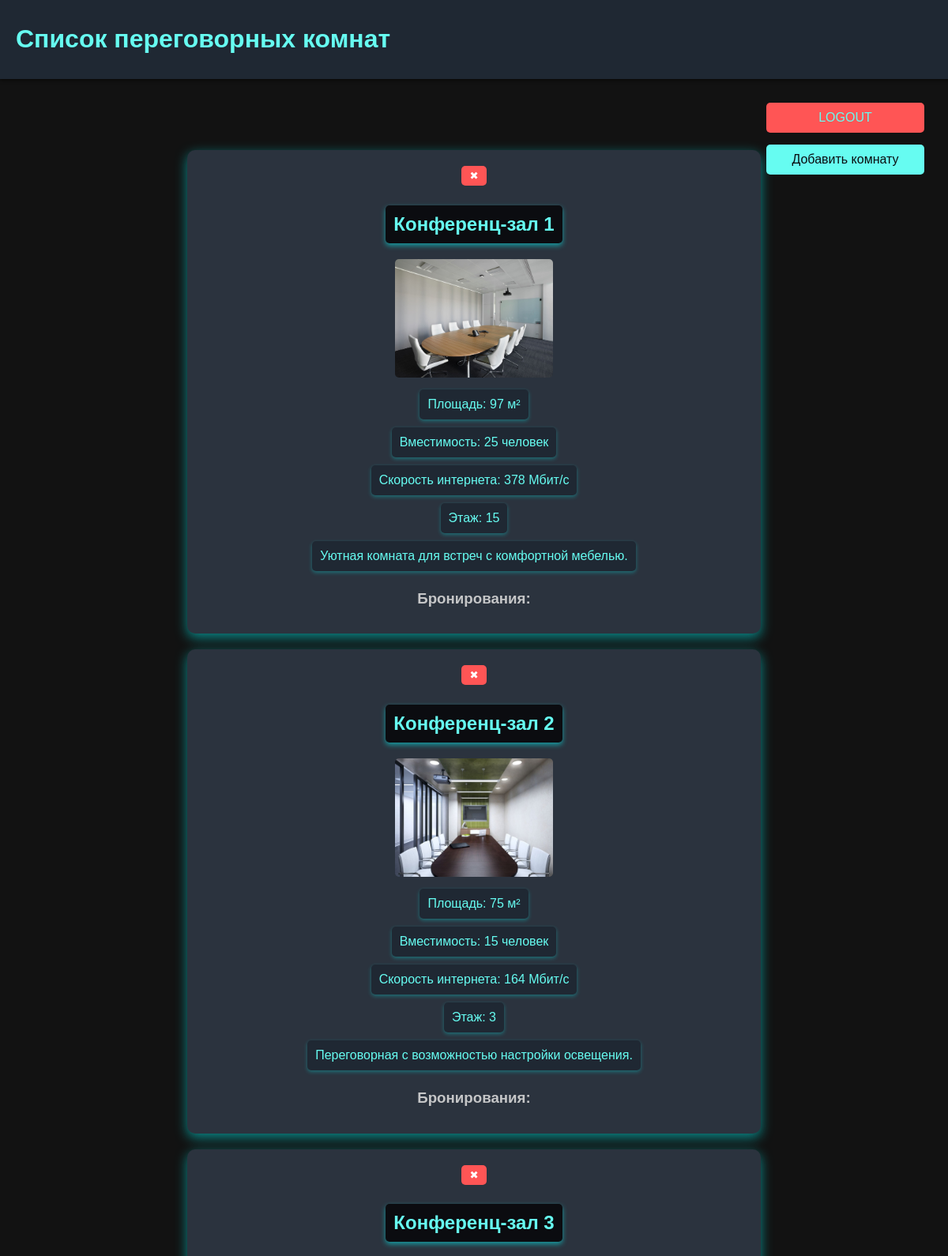
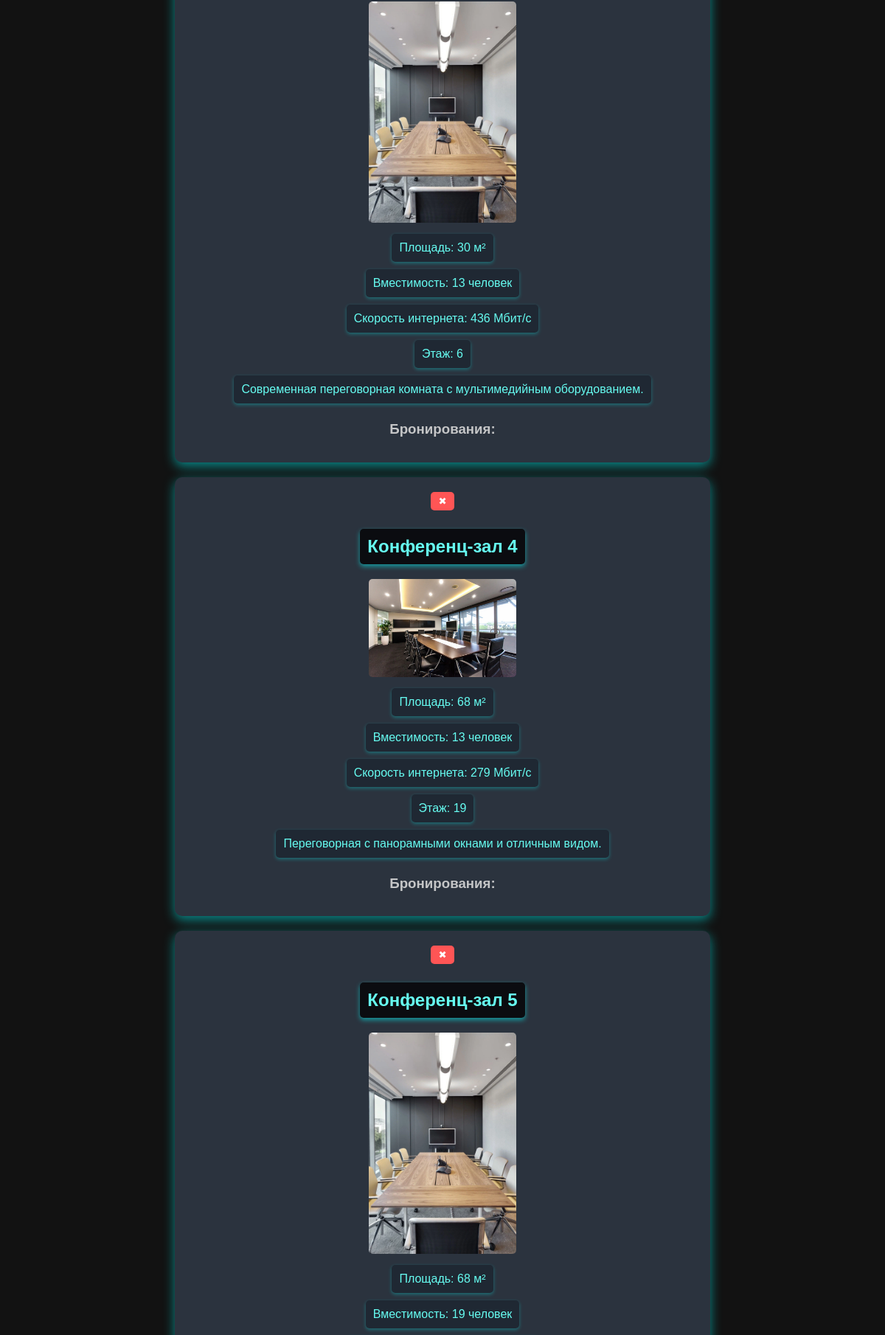
The page /admin (signed in, upper part) on the database its author committed (2 pictures, top to bottom).
### app/models.py (models this page shows, shortened)
class MeetingRoom(db.Model):
    __tablename__ = 'meeting_rooms'
    id = db.Column(db.Integer, primary_key=True)
    name = db.Column(db.String(512), nullable=False)
    area = db.Column(db.Integer, nullable=False)  # Площадь
    internet_speed = db.Column(db.Integer, nullable=False)  # Скорость интернета
    capacity = db.Column(db.Integer, nullable=False)  # Вместимость
    floor = db.Column(db.Integer, nullable=False)  # Этаж
    photo_url = db.Column(db.String(512), nullable=False)  # Фото URL
    description = db.Column(db.String(1024), nullable=True)  # Описание

### app/views.py (the view)
@views_bp.route('/admin')
@login_required
@role_required('admin')  # Restrict access to admin role
def admin():
    rooms = MeetingRoom.query.all()
    bookings = Booking.query.all()
    return render_template('admin.html', rooms=rooms, bookings=bookings)

### app/templates/admin.html (shortened to what this page needs)
<!DOCTYPE html>
<html lang="ru">
<head>
</head>
<body>
    <header>
        <div class="header-content">
            <h1>Список переговорных комнат</h1>
        </div>
    </header>
    <div class="form-container">
        <a href="/logout" class="button logout-button">LOGOUT</a>
        <a href="/add" class="button profile-button">Добавить комнату</a>
    </div>
    <div class="container">
    {% for room in rooms %}
        <div class="real-estate-listing">
            <div class="delete-button-container">
                <button class="delete-button delete-room" data-object-id="{{ room.id }}" onclick="deleteRoom(this)">✖</button>
            </div>
            <h2>{{ room.name }}</h2>
            <img src="{{ url_for('static', filename=room.photo_url) }}" alt="Фото комнаты">
            <p>Площадь: {{ room.area }} м²</p>
            <p>Вместимость: {{ room.capacity }} человек</p>
            <p>Скорость интернета: {{ room.internet_speed }} Мбит/с</p>
            <p>Этаж: {{ room.floor }}</p>
            <p>{{ room.description or 'Описание отсутствует' }}</p>
            <h3>Бронирования:</h3>
        </div>
    {% endfor %}
</div>
</body>
</html>

### app/templates/admin.html (style rules this page uses)
body { background-color: #121212; color: #c5c6c7; font-family: 'Arial', sans-serif; margin: 0; padding: 0; display: flex; height: 100vh; overflow: hidden; }
header { width: 100%; padding: 10px 20px; background-color: #1f2833; color: #66fcf1; display: flex; justify-content: space-between; align-items: center; position: fixed; top: 0; left: 0; right: 0; box-shadow: 0 2px 4px rgba(0, 0, 0, 0.5); z-index: 1000; }
.container { flex-grow: 1; margin-top: 150px; padding-bottom: 40px; overflow-y: auto; width: calc(100% - 240px); margin-left: auto; padding: 20px; position: relative; }
.form-container { width: 200px; margin-bottom: -2%; padding: 20px; border-radius: 5px; position: fixed; right: 10px; top: 100px; bottom: 100px; overflow-y: auto; display: flex; flex-direction: column; z-index: 1001; }
input, select, button, .button { padding: 10px; margin: 5px 0; border: none; border-radius: 5px; background-color: #0b0c10; color: #66fcf1; }
button, .button { cursor: pointer; background-color: #45a29e; transition: background-color 0.3s, transform 0.2s; }
a { color: #66fcf1; text-decoration: none; }
.real-estate-listing { display: flex; flex-direction: column; align-items: center; text-align: center; margin-bottom: 20px; background-color: #2b333e; padding: 15px; border-radius: 10px; box-shadow: 0 5px 15px rgba(0, 255, 255, 0.5); transition: transform 0.3s ease; width: 60%; margin: 20px auto; }
.real-estate-listing img { border-radius: 5px; margin-bottom: 10px; width: 100%; max-width: 200px; height: auto; }
.header-content { display: flex; align-items: center; }
.real-estate-listing p { background-color: #1f2833; color: #66fcf1; padding: 10px; border-radius: 5px; margin: 5px 0; box-shadow: 0 2px 5px rgba(0, 255, 255, 0.3); transition: background-color 0.3s ease; }
.real-estate-listing h2 { background-color: #0b0c10; color: #66fcf1; padding: 10px; border-radius: 5px; box-shadow: 0 3px 6px rgba(0, 255, 255, 0.5); }
.profile-button { background-color: #66fcf1; color: #0b0c10; margin-top: auto; text-align: center; transition: background-color 0.3s, transform 0.2s; width: auto; }
.logout-button { background-color: #ff5555; text-align: center; margin-top: auto; width: auto; }
.delete-button { background-color: #ff5555; color: #fff; border: none; border-radius: 5px; padding: 5px 10px; cursor: pointer; transition: background-color 0.3s, transform 0.2s; }
.profile-button { background-color: #66fcf1; color: #0b0c10; text-align: center; transition: background-color 0.3s, transform 0.2s; width: auto; margin-top: 10px; }
.logout-button { background-color: #ff5555; text-align: center; margin-top: 10px; width: auto; }

### rows shown on the page
MeetingRoom: name "Конференц-зал 1", photo_url (picture), area "97", capacity "25", internet_speed "378", floor "15", description "Уютная комната для встреч с комфортной мебелью."
MeetingRoom: name "Конференц-зал 2", photo_url (picture), area "75", capacity "15", internet_speed "164", floor "3", description "Переговорная с возможностью настройки освещения."
MeetingRoom: name "Конференц-зал 3", photo_url (picture), area "30", capacity "13", internet_speed "436", floor "6", description "Современная переговорная комната с мультимедийным оборудованием."
MeetingRoom: name "Конференц-зал 4", photo_url (picture), area "68", capacity "13", internet_speed "279", floor "19", description "Переговорная с панорамными окнами и отличным видом."
MeetingRoom: name "Конференц-зал 5", photo_url (picture), area "68", capacity "19"
